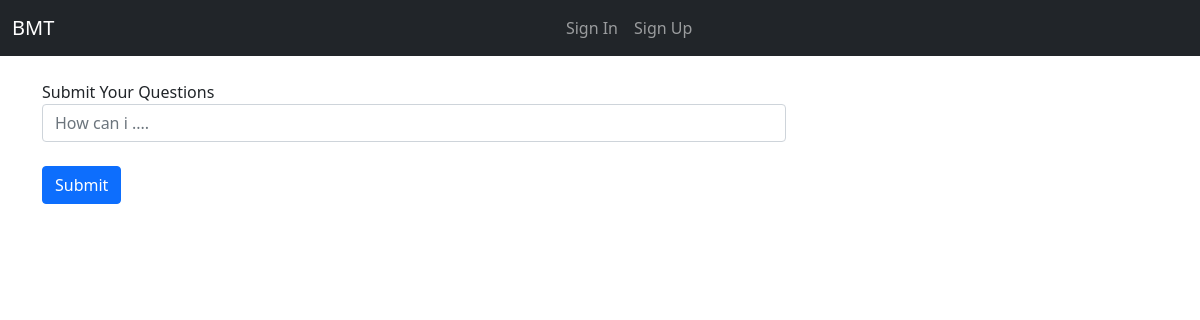
Page /Q_A/ on the earlier database version.
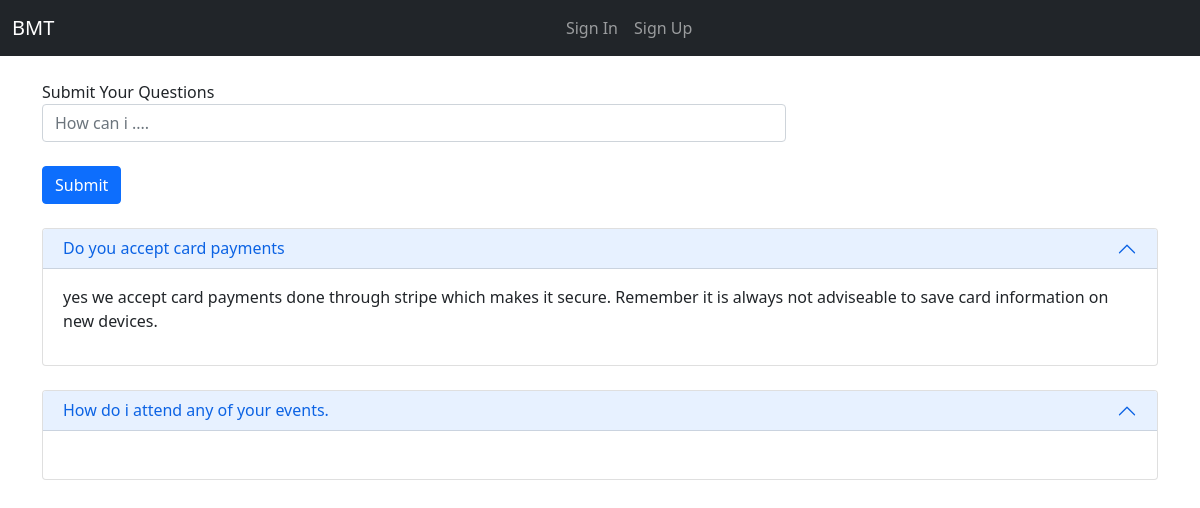
Same page on the later database version.
### Users/models.py (models this page shows, shortened)
class Quizes(models.Model):
    user = models.ForeignKey(MyUser, on_delete=models.CASCADE)
    quiz=models.TextField(max_length=100)
    answer=models.TextField(max_length=200)
    date=models.DateTimeField(auto_now=True)
    answered_on=models.DateTimeField(auto_now=True)
    status=models.CharField(max_length=10,default='pending')

### Users/views.py (the view, shortened to what this page needs)
# urls.py: path('Q_A/', QandA.as_view(), name='quizes'),
class QandA(TemplateView):
    template_name = 'Users/QandA.html'
    def get_context_data(self, *args, **kwargs):
        context = super(QandA, self).get_context_data(**kwargs)
        context['quizes'] = Quizes.objects.all()
        return context

### Users/templates/Users/QandA.html (shortened to what this page needs)
{% extends 'Users/base.html' %}
{% load crispy_forms_tags %}
{% block content %}
<div class="container">
    <br>
    <div>
        <div class="form-group">
            <form method="POST">
              <div class="col-md-8">
                  <div class="form-group">
                    <label for="quiz">Submit Your Questions</label>
                    <input class="form-control" id="quiz" name="quiz" maxlength="200"  placeholder="How can i ....">{{ data2.problem }}</input>
                  </div>
              </div>
                <br>
            <button class="btn btn-primary">Submit</button>
            </form>
        </div>
    </div>
    <br>
    {% for quiz in quizes %}
    <div class="accordion" id="transactionsAccordion2" data-display-toggle="False" data-bs-parent="#transactionsAccordion2">
        <div class="accordion-item">
            <h6 class="accordion-header" id="headingTwo">
                <button style="height:40px;" class="accordion-button" type="button" data-bs-toggle="collapse" data-bs-target="#collapseTwo" aria-expanded="true" aria-controls="collapseTwo">
                     <p style= "padding-top:15px;">{{ quiz.quiz }}</p>
                </button>
            </h6>
        <div id="collapseTwo" class="accordion-collapse collapse show" aria-labelledby="headingTwo" data-bs-parent="#transactionsAccordion2">
            <div class="accordion-body">
    <p>{{ quiz.answer }}</p>
            </div>
        </div>
            </div>
        </div>
    <br>
        {% endfor %}
</div>
{% endblock %}

Differences in the rows shown:
added Quizes: quiz "Do you accept card payments", answer "yes we accept card payments done through stripe which makes it secure. Remember it is always not adviseable to save card information on new devices."
added Quizes: quiz "How do i attend any of your events."
